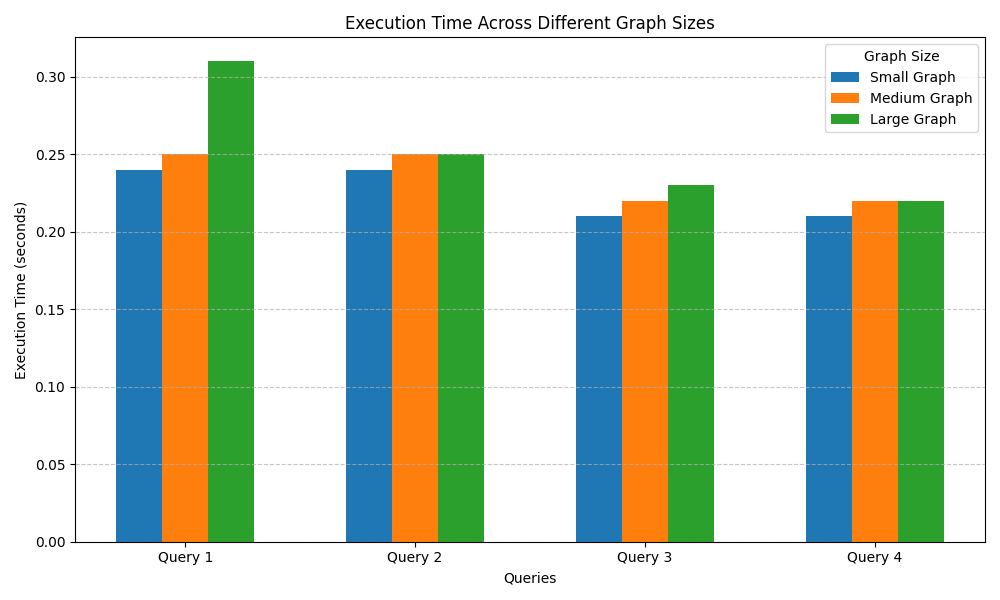

This chart was generated by the following Python code:
import matplotlib.pyplot as plt
import pandas as pd
import numpy as np

# Data for execution time across different graph sizes
execution_time_data = {
    'Query': ['Query 1', 'Query 2', 'Query 3', 'Query 4'],
    'Small Graph': [0.24, 0.24, 0.21, 0.21],
    'Medium Graph': [0.25, 0.25, 0.22, 0.22],
    'Large Graph': [0.31, 0.25, 0.23, 0.22]
}

# Create DataFrame
execution_time_df = pd.DataFrame(execution_time_data)

# Create multi-group bar chart for Execution Time
def plot_execution_time_bar_chart(df):
    labels = df['Query']
    x = np.arange(len(labels))  # the label locations
    width = 0.2  # the width of the bars

    fig, ax = plt.subplots(figsize=(10, 6))

    # Create bars for each graph size
    ax.bar(x - width, df['Small Graph'], width, label='Small Graph')
    ax.bar(x, df['Medium Graph'], width, label='Medium Graph')
    ax.bar(x + width, df['Large Graph'], width, label='Large Graph')

    # Add some text for labels, title, and custom x-axis tick labels
    ax.set_xlabel('Queries')
    ax.set_ylabel('Execution Time (seconds)')
    ax.set_title('Execution Time Across Different Graph Sizes')
    ax.set_xticks(x)
    ax.set_xticklabels(labels)
    ax.legend(title='Graph Size')

    plt.tight_layout()
    plt.grid(True, axis='y', linestyle='--', alpha=0.7)
    plt.show()

# Plot the execution time bar chart
plot_execution_time_bar_chart(execution_time_df)
